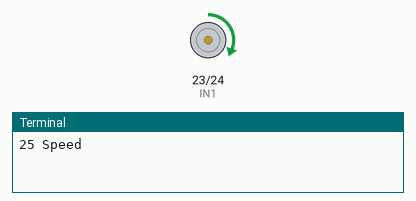
The program below on a simulated Raspberry Pi (BCM pin numbers). Parts: motor-driver pin pairs drawn as motors (green arrow = first pin HIGH = forward, orange = second pin HIGH = backward, longer = more drive, scaled by the enable pin), the last lines printed to the terminal. At 28.0 s the program stops and its outputs stay as they are.

Above: at 0.1 s.
At 7.1 s:
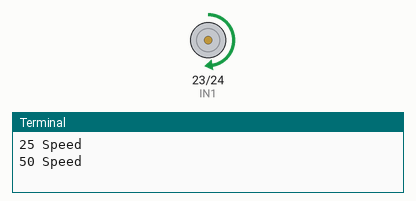
At 14.1 s:
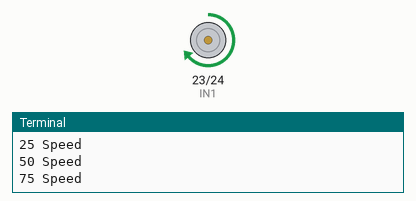
At 28.1 s:
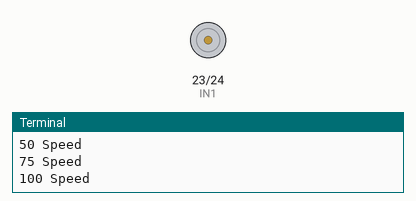
Timing chart, 0 to 29.5 s (numbered marks = the images above):
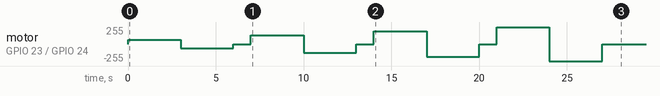

Measured:
- by itself, motor on GPIO 23 (IN1) / GPIO 24 (IN2): stopped → forward 64/255 at 0.00 s, → backward 64/255 3.0 s later, → stopped 3.0 s later, → forward 128/255 1.0 s later, … (12 changes in this stretch)

The program:

main.py
```python
import RPi.GPIO as GPIO
import time

# Pin setup
ENA = 18   # PWM pin
IN1 = 23
IN2 = 24

GPIO.setmode(GPIO.BCM)
GPIO.setwarnings(False)

GPIO.setup(ENA, GPIO.OUT)
GPIO.setup(IN1, GPIO.OUT)
GPIO.setup(IN2, GPIO.OUT)

# Setup PWM on ENA at 1000Hz
pwm = GPIO.PWM(ENA, 1000)
pwm.start(0)  # Start with 0% speed

def motor_forward(speed):
    GPIO.output(IN1, True) # you can also use GPIO.HIGH
    GPIO.output(IN2, False) # you can also use GPIO.LOW
    pwm.ChangeDutyCycle(speed)

def motor_backward(speed):
    GPIO.output(IN1, False)
    GPIO.output(IN2, True)
    pwm.ChangeDutyCycle(speed)

def stop():
    GPIO.output(IN1, False)
    GPIO.output(IN2, False)

# In list form
a = [25, 50, 75, 100]
try:
    for i in a:
        print(i,"Speed")
        motor_forward(i)
        time.sleep(3)
        motor_backward(i)
        time.sleep(3)
        stop()
        time.sleep(1)

finally:
    pwm.stop()
    GPIO.cleanup()
```
